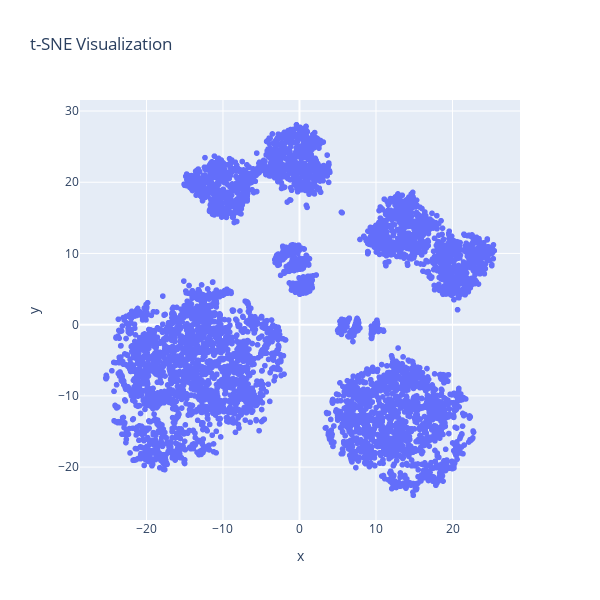

Here is the notebook cell this chart was saved with:
### Code cell
ts = TSNE(
    perplexity=100, # Roughly the "size" of the clusters to look for (original paper
                   # recommends in the 5-50 range, but in general should be less than
                   # then number of points in your dataset
    learning_rate="auto",
    n_iter=500,
    init='pca',
).fit_transform(a4_data_df)

px.scatter(
        x=ts[:, 0],
        y=ts[:, 1],
        color=a4_data_df['label'],
        width=600,
        height=600,
        title='t-SNE Visualization'
    )

### Figure 1 — Plotly figure (JSON) as saved in the notebook; plotly's stock layout.template omitted (floating-point values rounded to 4 significant figures; data arrays with more than 128 entries replaced by an {"elided": "..."} marker saying what was removed)
{"data": [{"hovertemplate": "x=%{x}<br>y=%{y}<extra></extra>", "legendgroup": "", "marker": {"color": "#636efa", "symbol": "circle"}, "mode": "markers", "name": "", "showlegend": false, "type": "scattergl", "x": {"elided": "6170 float values"}, "xaxis": "x", "y": {"elided": "6170 float values"}, "yaxis": "y"}], "layout": {"height": 600, "legend": {"tracegroupgap": 0}, "title": {"text": "t-SNE Visualization"}, "width": 600, "xaxis": {"anchor": "y", "domain": [0, 1], "title": {"text": "x"}}, "yaxis": {"anchor": "x", "domain": [0, 1], "title": {"text": "y"}}}}
